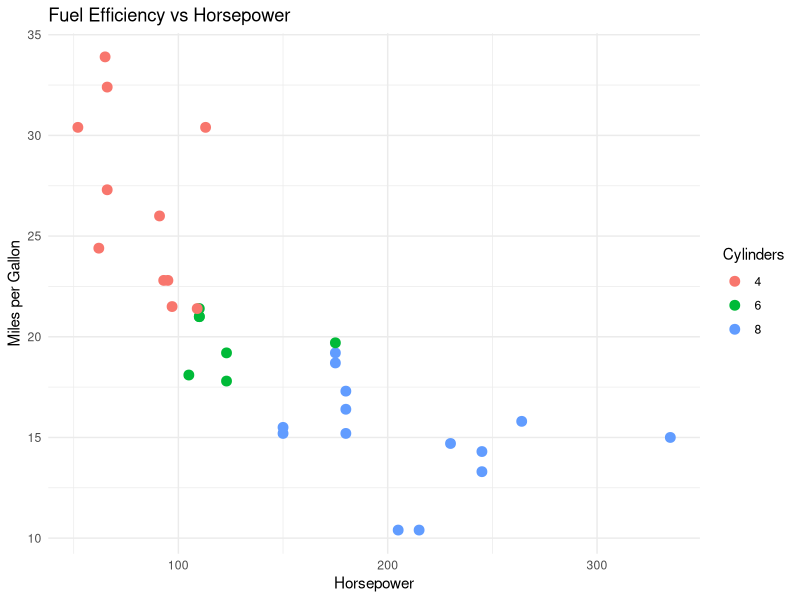

This figure's R source:
## ---- chunk 1
summary(mtcars[, c("mpg", "hp", "cyl")])
library(ggplot2)

# commit 1 


print("Commit 1")
# Create a scatter plot using ggplot
ggplot(mtcars, aes(x = hp, y = mpg, color = factor(cyl))) +
  # Add points to the plot, sized for better visibility
  geom_point(size = 3) + 
   # Add informative labels and a title
  labs(
    title = "Fuel Efficiency vs Horsepower", # Plot the title
    x = "Horsepower", # Plot horsepower on x axis
    y = "Miles per Gallon", # Plot mpg on Y axis
    color = "Cylinders" # This is the legend title
  ) +
  theme_minimal() # Applying a clean minimal theme for the overall plot
